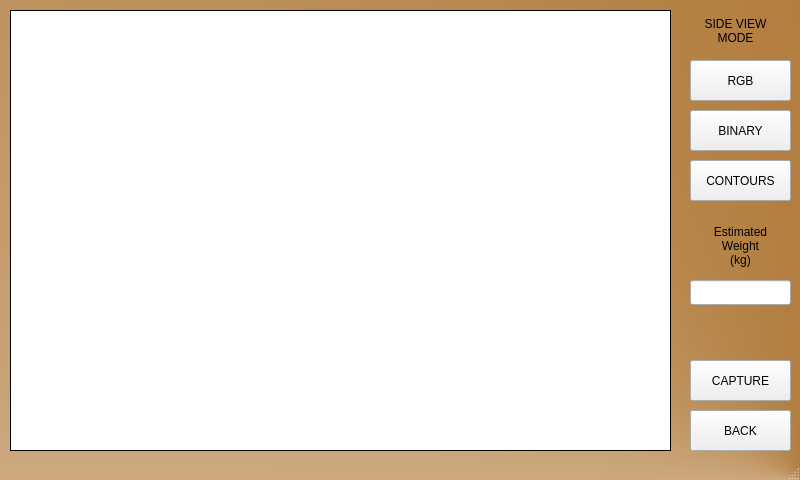
<?xml version="1.0" encoding="UTF-8"?>
<ui version="4.0">
 <class>MainWindow</class>
 <widget class="QMainWindow" name="MainWindow">
  <property name="geometry">
   <rect>
    <x>0</x>
    <y>0</y>
    <width>800</width>
    <height>480</height>
   </rect>
  </property>
  <property name="windowTitle">
   <string>MainWindow</string>
  </property>
  <property name="styleSheet">
   <string notr="true">#MainWindow
{
background-color: qconicalgradient(cx:1, cy:1, angle:0, stop:0 rgba(153, 83, 0, 255), stop:1 rgba(255, 255, 255, 255));
}</string>
  </property>
  <widget class="QWidget" name="centralwidget">
   <widget class="QLabel" name="imageLabel">
    <property name="geometry">
     <rect>
      <x>10</x>
      <y>10</y>
      <width>661</width>
      <height>441</height>
     </rect>
    </property>
    <property name="styleSheet">
     <string notr="true">background-color: rgb(255,255,255);</string>
    </property>
    <property name="frameShape">
     <enum>QFrame::Box</enum>
    </property>
    <property name="text">
     <string/>
    </property>
    <property name="alignment">
     <set>Qt::AlignCenter</set>
    </property>
   </widget>
   <widget class="QLabel" name="label">
    <property name="geometry">
     <rect>
      <x>680</x>
      <y>10</y>
      <width>111</width>
      <height>41</height>
     </rect>
    </property>
    <property name="text">
     <string>SIDE VIEW
MODE</string>
    </property>
    <property name="alignment">
     <set>Qt::AlignCenter</set>
    </property>
   </widget>
   <widget class="QPushButton" name="cntsButton">
    <property name="geometry">
     <rect>
      <x>690</x>
      <y>160</y>
      <width>101</width>
      <height>41</height>
     </rect>
    </property>
    <property name="text">
     <string>CONTOURS</string>
    </property>
   </widget>
   <widget class="QPushButton" name="captureButton">
    <property name="geometry">
     <rect>
      <x>690</x>
      <y>360</y>
      <width>101</width>
      <height>41</height>
     </rect>
    </property>
    <property name="text">
     <string>CAPTURE</string>
    </property>
   </widget>
   <widget class="QPushButton" name="rgbButton">
    <property name="geometry">
     <rect>
      <x>690</x>
      <y>60</y>
      <width>101</width>
      <height>41</height>
     </rect>
    </property>
    <property name="text">
     <string>RGB</string>
    </property>
   </widget>
   <widget class="QPushButton" name="binButton">
    <property name="geometry">
     <rect>
      <x>690</x>
      <y>110</y>
      <width>101</width>
      <height>41</height>
     </rect>
    </property>
    <property name="text">
     <string>BINARY</string>
    </property>
   </widget>
   <widget class="QLineEdit" name="weightTB">
    <property name="geometry">
     <rect>
      <x>690</x>
      <y>280</y>
      <width>101</width>
      <height>25</height>
     </rect>
    </property>
   </widget>
   <widget class="QLabel" name="label_2">
    <property name="geometry">
     <rect>
      <x>690</x>
      <y>220</y>
      <width>101</width>
      <height>51</height>
     </rect>
    </property>
    <property name="text">
     <string>Estimated
Weight
(kg)</string>
    </property>
    <property name="alignment">
     <set>Qt::AlignCenter</set>
    </property>
   </widget>
   <widget class="QPushButton" name="backButton">
    <property name="geometry">
     <rect>
      <x>690</x>
      <y>410</y>
      <width>101</width>
      <height>41</height>
     </rect>
    </property>
    <property name="text">
     <string>BACK</string>
    </property>
   </widget>
  </widget>
  <widget class="QMenuBar" name="menubar">
   <property name="geometry">
    <rect>
     <x>0</x>
     <y>0</y>
     <width>800</width>
     <height>21</height>
    </rect>
   </property>
  </widget>
  <widget class="QStatusBar" name="statusbar"/>
 </widget>
 <resources/>
 <connections/>
</ui>
